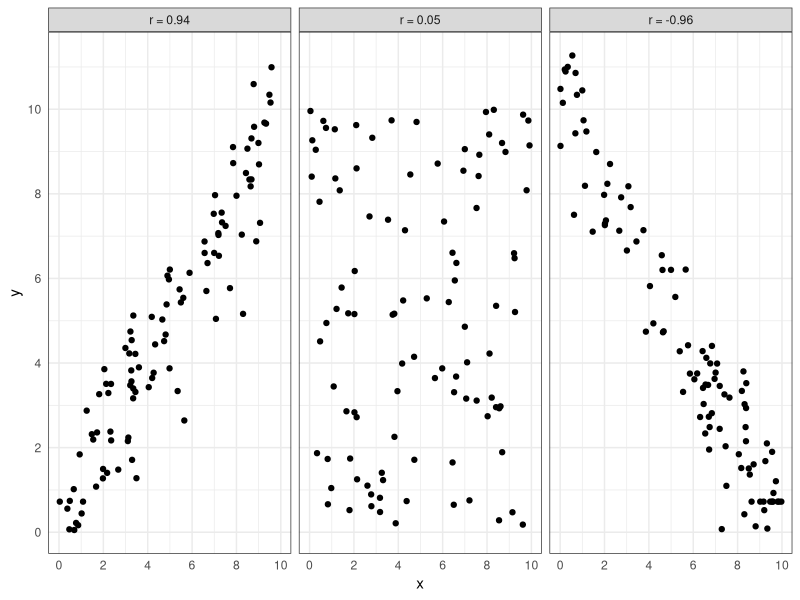

The R script that drew this image:
## ---- chunk 1
library(data.table)
library(ggplot2)
library(knitr)

opts_chunk$set(
  echo = FALSE
)
## ---- chunk 2
n <- 100

set.seed(20220123)

cor_dt <- rbind(
  data.table(
    relationship = 2,
    x = 10 * rbeta(n, 1, 1),
    y = 10 * rbeta(n, 1, 1)
  ),
  data.table(
    relationship = 1,
    x = 10 * rbeta(n, 1, 1)
  )[, .(
    relationship,
    x,
    y = x + rnorm(n)
  )],
  data.table(
    relationship = 3,
    x = 10 * rbeta(n, 1, 1)
  )[, .(
    relationship,
    x,
    y = 10 - x + rnorm(n)
  )]
)

cor_dt[, y := fifelse(y < 0, 0 + rbeta(1, 1, 1), y)]

r_dt <- cor_dt[, .(cor = round(cor(x, y), 2)), by = 'relationship'][order(relationship)]

r_dt[, label := paste('r =', cor)]

cor_dt[, relationship := factor(relationship, labels = r_dt$label)]

ggplot(
  data = cor_dt,
  mapping = aes(
    x = x,
    y = y
  )
) +
  geom_point() +
  scale_x_continuous(
    breaks = seq(0, 10, 2),
    minor_breaks = seq(0, 11, 1)
  ) +
  scale_y_continuous(
    breaks = seq(0, 10, 2),
    minor_breaks = seq(0, 11, 1)
  ) +
  facet_wrap(~relationship) +
  theme_bw() +
  theme(
    axis.ticks = element_blank()
  )
## ---- chunk 3
set.seed(202110108)

height_data <- data.table(
  Person = seq(1, 30),
  `Height (in)` = round(rbeta(30, 1, 3) * 24 + 58, 1)
)

#ggplot(example_data) + geom_histogram(aes(x = `Height (in)`), binwidth = 1)

mean_height <- mean(height_data$`Height (in)`)

height_sample1 <- height_data[sample(.N, 5)]

mean_height1 <- mean(height_sample1[, `Height (in)`])

height_sample2 <- height_data[sample(.N, 5)]

mean_height2 <- mean(height_sample2[, `Height (in)`])

height_sample3 <- height_data[sample(.N, 5)]

mean_height3 <- mean(height_sample3[, `Height (in)`])

kable(height_data[1:10])

kable(height_data[11:20])

kable(height_data[21:30])
## ---- chunk 4
kable(height_sample1)
## ---- chunk 5
kable(height_sample2)
## ---- chunk 6
kable(height_sample3)
